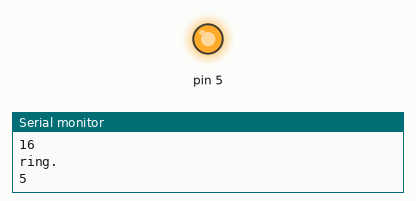
Recording of a sketch running on a simulated Arduino Uno, built with avr-gcc and run on an emulated ATmega328P. Parts: output pins drawn as LEDs (lit = HIGH), the last lines printed to the serial monitor.

Above: at 0.1 s.
At 38.3 s:
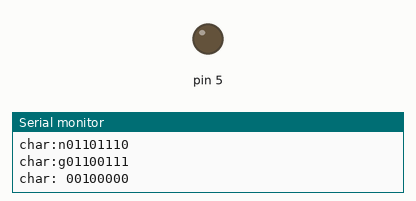
Timing chart, 0 to 39.8 s (numbered marks = the images above):
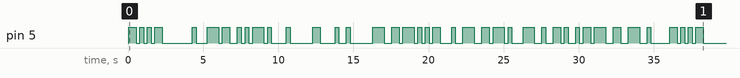

The sketch:

Sender.ino
```cpp
#define DELAYLEN 250
// 1 1 0 1 0 1 0 1
void sendbegin(){
  int i = 0;
  digitalWrite(5, HIGH);
  delay(DELAYLEN);
  while(i < 3){
    digitalWrite(5, HIGH);
    delay(DELAYLEN);
    digitalWrite(5, LOW);
    delay(DELAYLEN);
    i++;
  }
  digitalWrite(5, HIGH);
  delay(DELAYLEN);
  digitalWrite(5, LOW);
}

String str = "";
void messagelengh(int dummylength){
  str="";
  int nb = 7; // number of bits
  for(nb; nb >=0; nb --)
     str+=String(bitRead(dummylength,nb));
  unsigned int stringlen = str.length();
  for(int i = 0; i < stringlen; i++ )
    if(str[i] == '1'){
        digitalWrite(5,HIGH);
        delay(DELAYLEN);
    }
    else
    {
      digitalWrite(5,LOW);
      delay(DELAYLEN);
    }
    digitalWrite(5,LOW);
  Serial.print("messagelen");
  Serial.println(str);
}

void message(String str_j){
  for(int j = 0; j < str_j.length(); j++){
    int character = str_j[j];
    str="";
    int nb = 7;
    for(nb; nb >= 0; nb--)
       str+=String(bitRead(character, nb));
    unsigned int stringlen = str.length();
    for(int i = 0; i < stringlen; i++ )
    {
      if(str[i] == '1'){
          digitalWrite(5,HIGH);
          delay(DELAYLEN);
      }
      else
      {
        digitalWrite(5,LOW);
        delay(DELAYLEN);
      }
    }
      digitalWrite(5,LOW);
    Serial.print("char:");
    Serial.print((char)character);
    Serial.println(str);
  }
}


void setup() {
  pinMode(5, OUTPUT);
  Serial.begin(115200);
  String valami = "Get a substring of a String. The starting index is inclusive (the corresponding character is included in the substring), but the optional ending index is exclusive (the corresponding character is not included in the substring). If the ending index is omitted, the substring continues to the end of the String.";
  int numofslices = (valami.length()/16)+1;
  String sliced[numofslices];
  for(int i = 0 ; i < numofslices; i ++)
  {
    if((valami.length() - i* 16) < 16 )
    sliced[i] = String(valami.substring(i*16));
    else
    sliced[i] = String(valami.substring(i*16,(i*16)+16));
    Serial.println(sliced[i]);
    Serial.println(sliced[i].length());
    Serial.println();
  }
  for(int i = 0; i < numofslices ; i ++)
  {
    sendbegin();
    messagelengh((sliced[i].length()*8));
    message(sliced[i]);
  }

  digitalWrite(5,LOW);
}

void loop() {
}
```

Measured:
- by itself, pin 5: LOW → HIGH at 0.04 s, → LOW 0.50 s later, → HIGH 0.25 s later, → LOW 0.25 s later, … (80 changes in this stretch)
